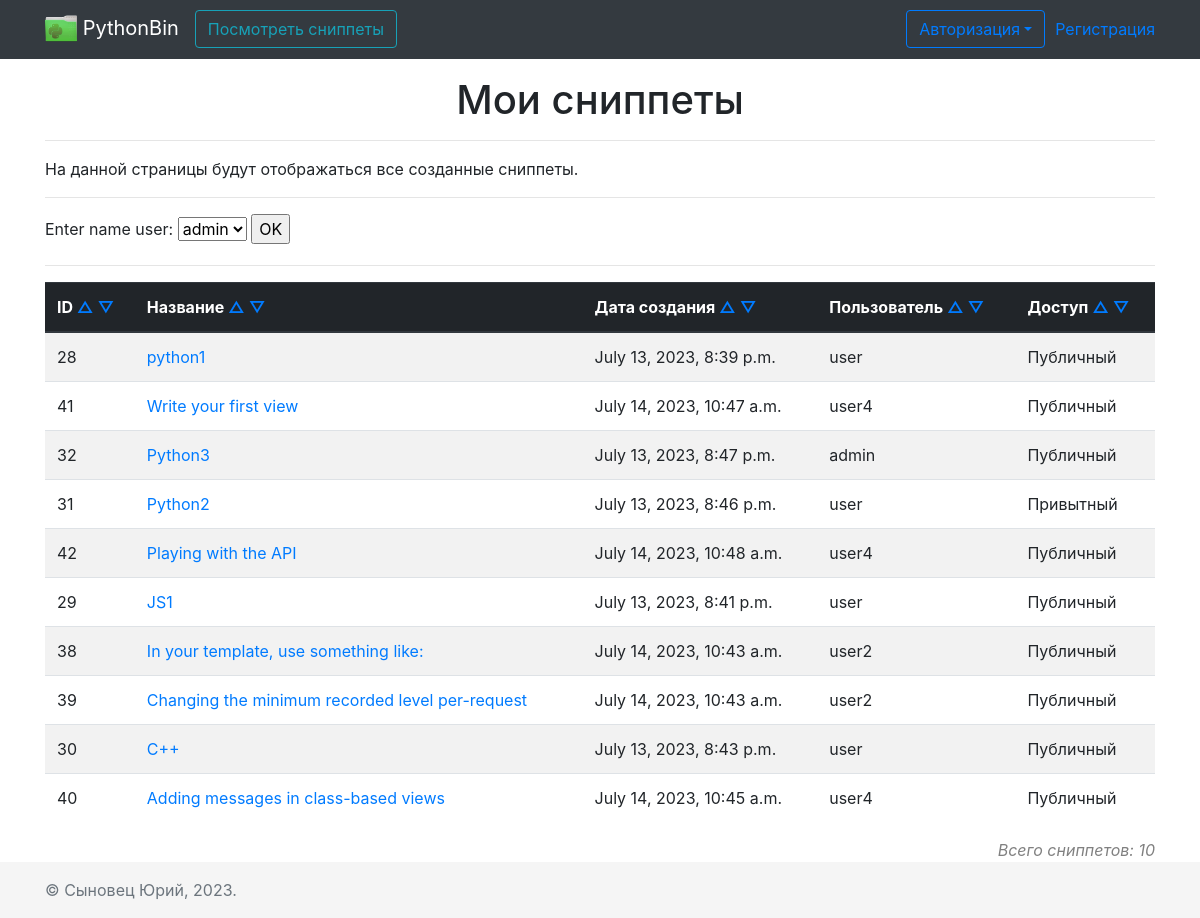
The page /listsort?sort=name&abc=0 on the database its author committed.
### MainApp/models.py (models this page shows, shortened)
class Snippet(models.Model):
    name = models.CharField(max_length=100)
    lang = models.CharField(max_length=30, choices=LTNGS)
    code = models.TextField(max_length=5000)
    creation_date = models.DateTimeField(auto_now=True)
    user = models.ForeignKey(to=User, on_delete=models.CASCADE, blank=True, null=True)
    public = models.BooleanField(default=True)

### MainApp/views.py (the view)
# urls.py: path('listsort', views.listsort, name='listsort'),
def listsort(request):
    colum = request.GET.get('sort')
    abc = int(request.GET.get('abc'))
    user = request.GET.get('user')
    if user:
        snippets = Snippet.objects.filter(user=user)
    else:
        snippets = Snippet.objects.all().order_by(colum)
    if abc:
        snippets = snippets.order_by(colum)
    else:
        snippets = snippets.order_by(f'-{colum}')
    users = User.objects.all()
    context = {'pagename': 'Мои сниппеты',
               'snippets': snippets,
               'user': user,
               'users': users}
    return render(request, 'pages/view_snippets.html', context)

### templates/pages/view_snippets.html (shortened to what this page needs)
{% extends "base.html" %}
{% load static %}
{% block content %}
<div class="container">
    <div class="row">
        <div class="col text-center">
            <h1>{{ pagename }}</h1>
            <hr>
        </div>
    </div>
    <div class="row">
        <div class="col">
            <p>На данной страницы будут отображаться все созданные сниппеты.</p>
            <hr>
        </div>
    </div>
    <div class="row">
        <div class="col">
            <form action="{% url 'snippet-user-sort' %}" method="post">
                <label for="team_name">Enter name user: </label>
                <select id="team_name" name="sort_user">
                    {% for user in users %}
                        <option value="{{ user }}">{{ user }}</option>
                    {% endfor %}
                </select>
              <input type="submit" value="OK" />
            </form>
            <hr>
        </div>
    </div>
    <div class="row">
        <div class="col">
            <table class="table table-striped">
                <thead class="thead-dark">
                <tr>
                    <th scope="col">ID
                        <a href="/listsort?sort=id&abc=1">△</a>
                        <a href="/listsort?sort=id&abc=0">▽</a>
                    </th>
                    <th scope="col">Название
                        <a href="/listsort?sort=name&abc=1">△</a>
                        <a href="/listsort?sort=name&abc=0">▽</a>
                    </th>
                    <th scope="col">Дата создания
                        <a href="/listsort?sort=creation_date&abc=1">△</a>
                        <a href="/listsort?sort=creation_date&abc=0">▽</a>
                    </th>
                    <th scope="col">Пользователь
                        <a href="/listsort?sort=user&abc=1">△</a>
                        <a href="/listsort?sort=user&abc=0">▽</a>
                    </th>
                    <th scope="col">Доступ
                        <a href="/listsort?sort=public&abc=1">△</a>
                        <a href="/listsort?sort=public&abc=0">▽</a>
                    </th>
                </tr>
                </thead>
                <tbody>
                {% for snippet in snippets %}
                <tr>
                    <td scope="row">{{ snippet.id }}</td>
                    <td>
                        <a href="{% url 'snippet-detail' id=snippet.id %}">{{ snippet.name }}</a>
                    </td>
                    <td>{{ snippet.creation_date }}</td>
                    <td>{{ snippet.user }}</td>
                    {% if snippet.public %}
                        <td>Публичный</td>
                    {% else %}
                        <td>Привытный</td>
                    {% endif %}
                </tr>
                {% endfor %}
                </tbody>
            </table>
            <div align="right">
                <i style="color: gray;">Всего сниппетов: {{ snippets.count }}</i>
            </div>
        </div>
    </div>
</div>
{% endblock %}

### templates/base.html (style rules this page uses)
main > .container { padding: 60px 15px 0; }

### rows shown on the page
Snippet: id "28", name "python1", creation_date "July 13, 2023, 8:39 p.m.", user "user", public "Публичный"
Snippet: id "41", name "Write your first view", creation_date "July 14, 2023, 10:47 a.m.", user "user4", public "Публичный"
Snippet: id "32", name "Python3", creation_date "July 13, 2023, 8:47 p.m.", user "admin", public "Публичный"
Snippet: id "31", name "Python2", creation_date "July 13, 2023, 8:46 p.m.", user "user", public "Привытный"
Snippet: id "42", name "Playing with the API", creation_date "July 14, 2023, 10:48 a.m.", user "user4", public "Публичный"
Snippet: id "29", name "JS1", creation_date "July 13, 2023, 8:41 p.m.", user "user", public "Публичный"
Snippet: id "38", name "In your template, use something like:", creation_date "July 14, 2023, 10:43 a.m.", user "user2", public "Публичный"
Snippet: id "39", name "Changing the minimum recorded level per-request", creation_date "July 14, 2023, 10:43 a.m.", user "user2", public "Публичный"
Snippet: id "30", name "C++", creation_date "July 13, 2023, 8:43 p.m.", user "user", public "Публичный"
Snippet: id "40", name "Adding messages in class-based views", creation_date "July 14, 2023, 10:45 a.m.", user "user4", public "Публичный"

### other values the page prints
{{ pagename }} "Мои сниппеты"
{{ snippets.count }} "10"
form field sort_user "admin"
